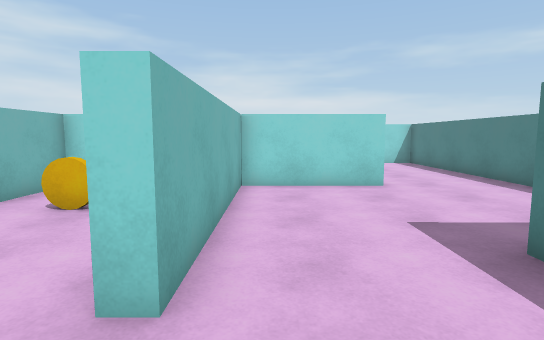
view 1 (above)

23 first-person views from a walk through a Unity game level. The camera is 1.4 m above the floor, tilts 6° down and sees 80° across. The floor is counted in squares, 1 m on a side. Each view is taken from the middle of a square. On the plan, view 1 faces up. The plan holds only what a view shows up to about 15 squares ahead; the rest is blank. The place goes on beyond the plan. Some animated figures are left out. Surface patterns are stand-ins for the level's own textures.

view 2
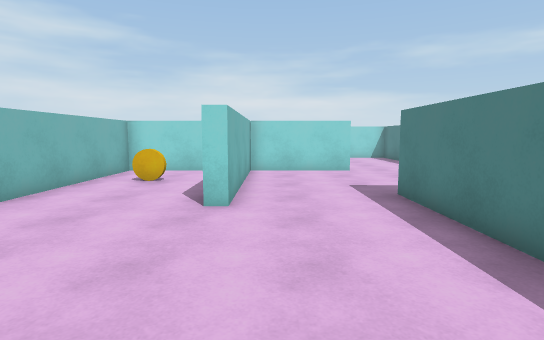

view 3
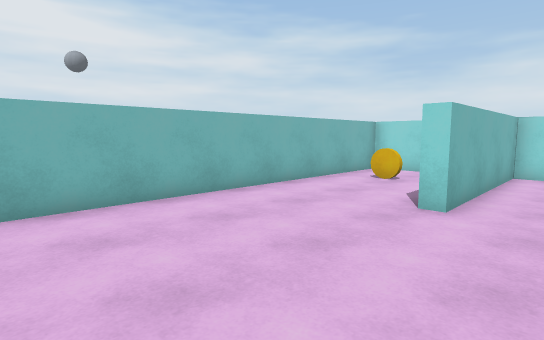

view 4
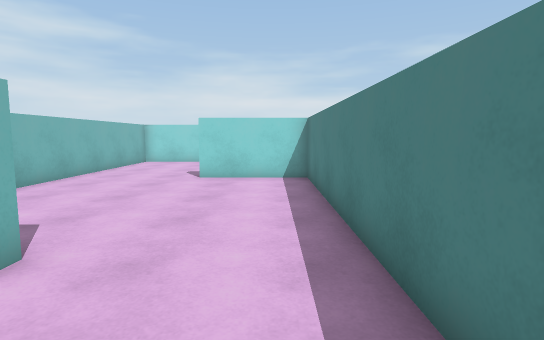

view 5
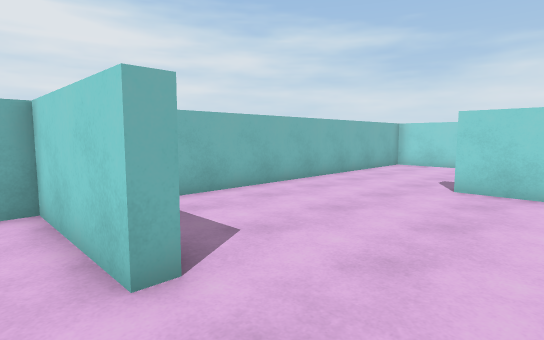

view 6
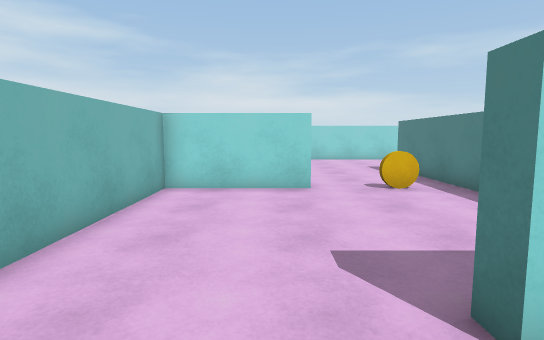

view 7
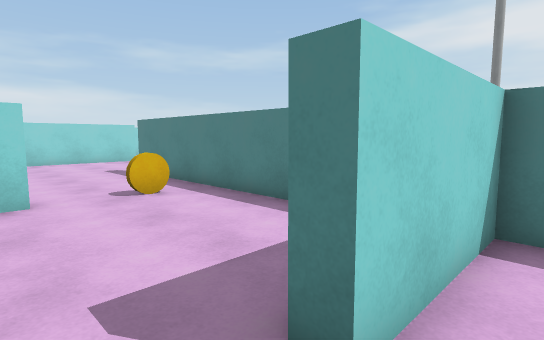

view 8
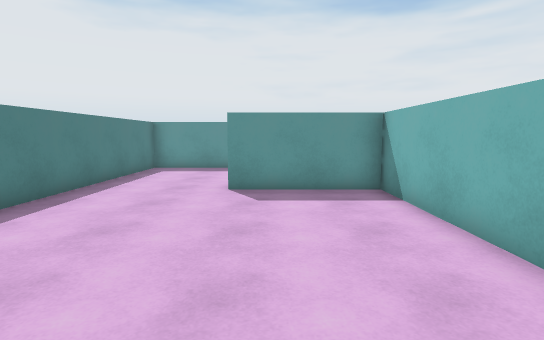

view 9
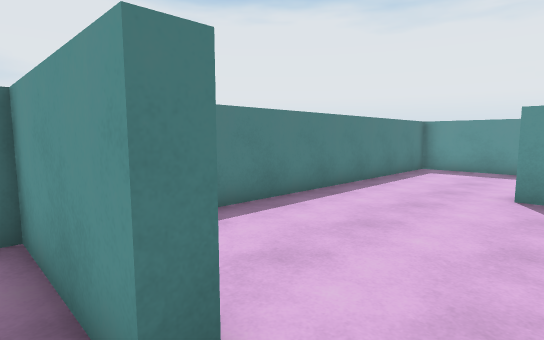

view 10
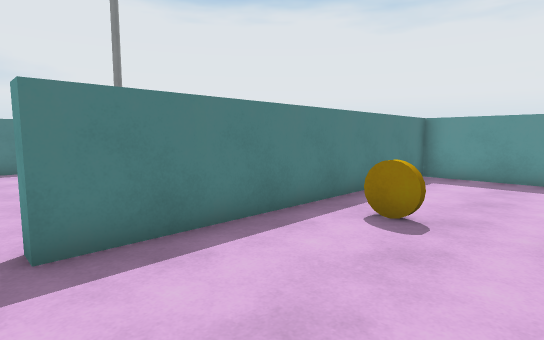

view 11
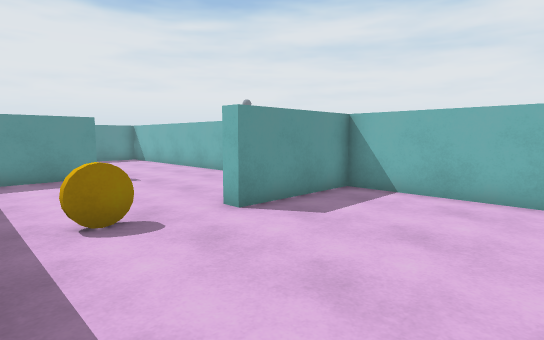

view 12
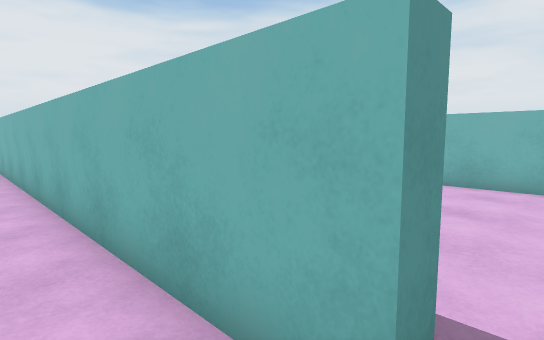

view 13
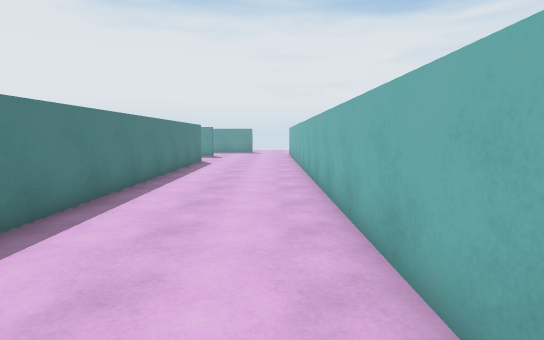

view 14
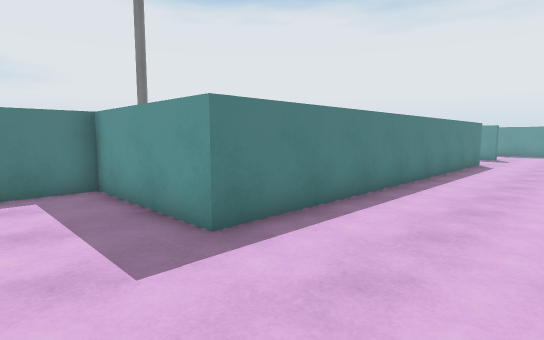

view 15
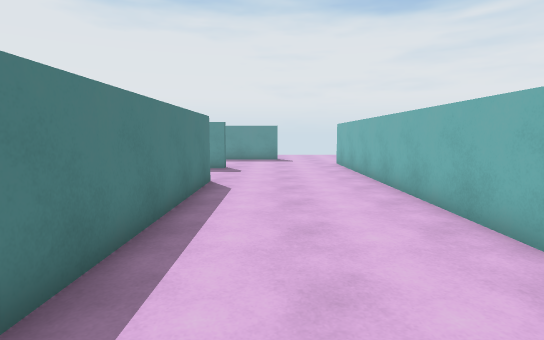

view 16
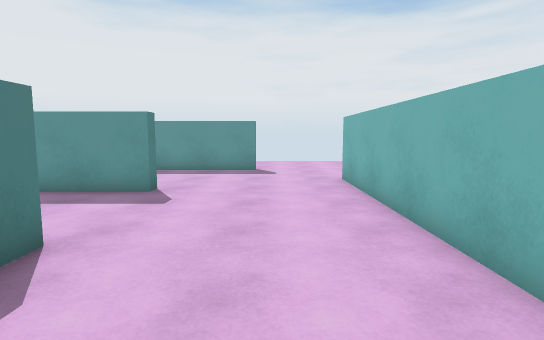

view 17
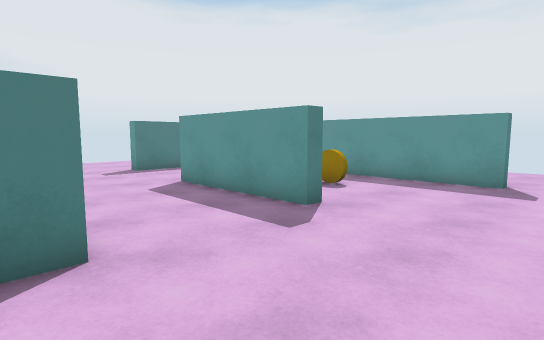

view 18
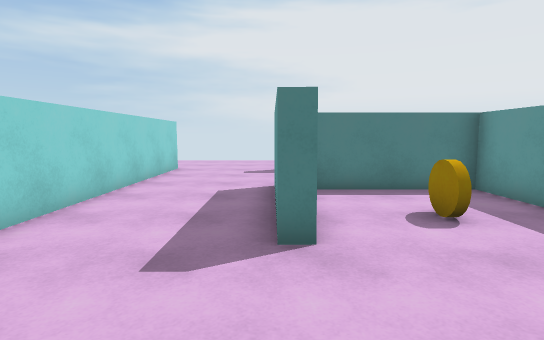

view 19
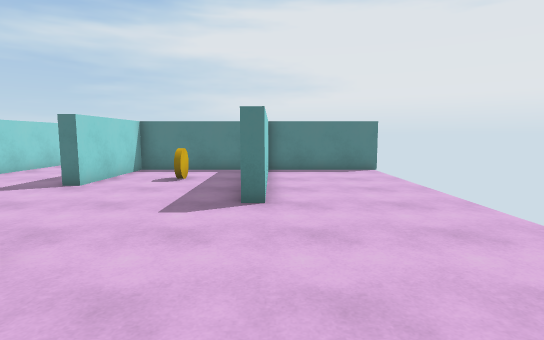

view 20
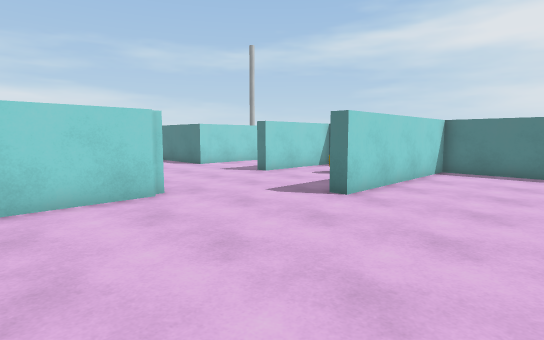

view 21
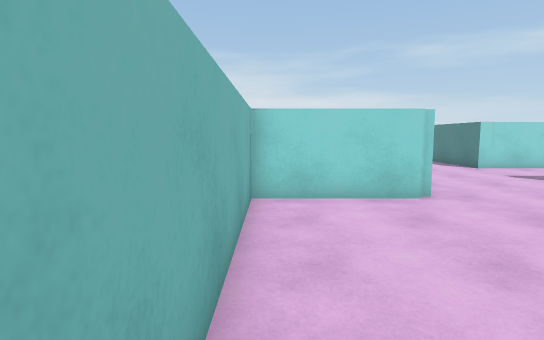

view 22
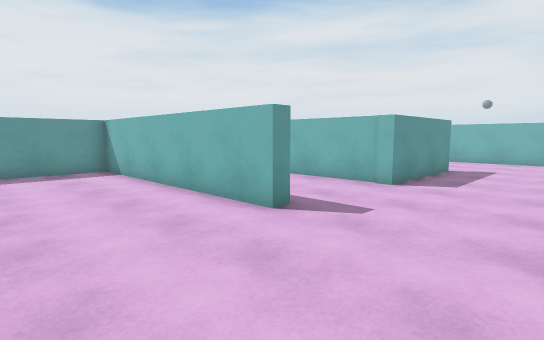

view 23
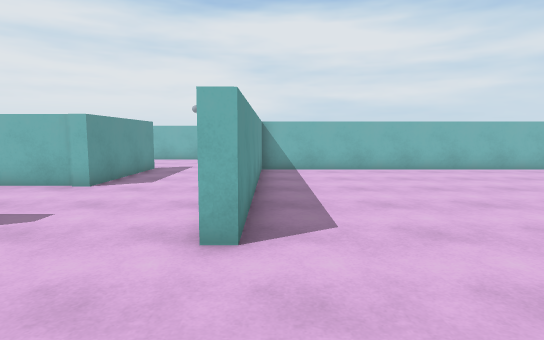

### Floor plan
Points are (right, up) in squares from view 1. A wall is a line through its corners. A room is listed if a view was taken in it or the views show most of it. See-through windows are left out.
Room 1 (views 1, 2, 3, 4, 5, 6, 7, 8, 9, 10)
walls: (-2.8, 9.1) (-5.8, 9.1) (-5.8, -3.5); (3.9, 3.7) (7.2, 3.7) (7.2, 16.9) (3.6, 16.9) (3.6, 17.4) (7.2, 17.4) (7.2, 28.5); (3, -0.5) (3, 3.8); (-0.9, 28.4) (-0.9, 24.1) (3.2, 24.1) (3.2, 23.6) (-0.9, 23.6) (-0.9, 9.6) (3.2, 9.6) (3.2, 9.1) (-0.9, 9.1) (-0.9, 2.4) (-1.4, 2.4)
ways out: opening at (7.5, 29) to room 2
objects: other object (-4, 6); other object (5, 24)
Room 2 (views 11, 12, 13, 14, 15, 16, 17, 18, 19, 20, 21, 22, 23)
walls: (14, 10.6) (23, 10.6) (23, 10.1) (12.9, 10.1) (12.9, 25.3) (17.9, 25.3) (17.9, 27.8); (22.1, 3.6) (22.1, 5.6) (22.6, 5.6) (22.6, -3.5) (25.9, -3.5); (13.4, 22.5) (13.4, 10.5); (7.4, 3.2) (3.5, 3.2) (3.5, -3.5); (17.4, -4.4) (17.4, 0.1) (10.7, 0.1) (10.7, 0.6) (17.4, 0.6) (17.4, 5.4) (12.9, 5.4) (12.9, 5.9) (17.9, 5.9) (17.9, 1.9); (7.2, 28.5) (7.7, 28.5) (7.7, 3.4)
ways out: opening at (7.5, 29) to room 1
objects: other object (15, 3)

Positions as (right, up) in squares from view 1, and headings:
1: (0, 0), facing up
2: (0, -4), facing up
3: (1, -4), facing up-left
4: (6, 6), facing up
5: (6, 8), facing up-left
6: (2, 15), facing up
7: (2, 16), facing up-right
8: (2, 18), facing down
9: (2, 18), facing down-right
10: (3, 29), facing down-right
11: (7, 29), facing down-left
12: (9, 29), facing down-left
13: (9, 28), facing down
14: (9, 28), facing down-right
15: (11, 20), facing down
16: (10, 14), facing down
17: (9, 11), facing down-right
18: (9, 6), facing right
19: (4, 0), facing right
20: (4, -4), facing up-right
21: (4, -4), facing up
22: (27, 10), facing down-left
23: (27, 11), facing left
